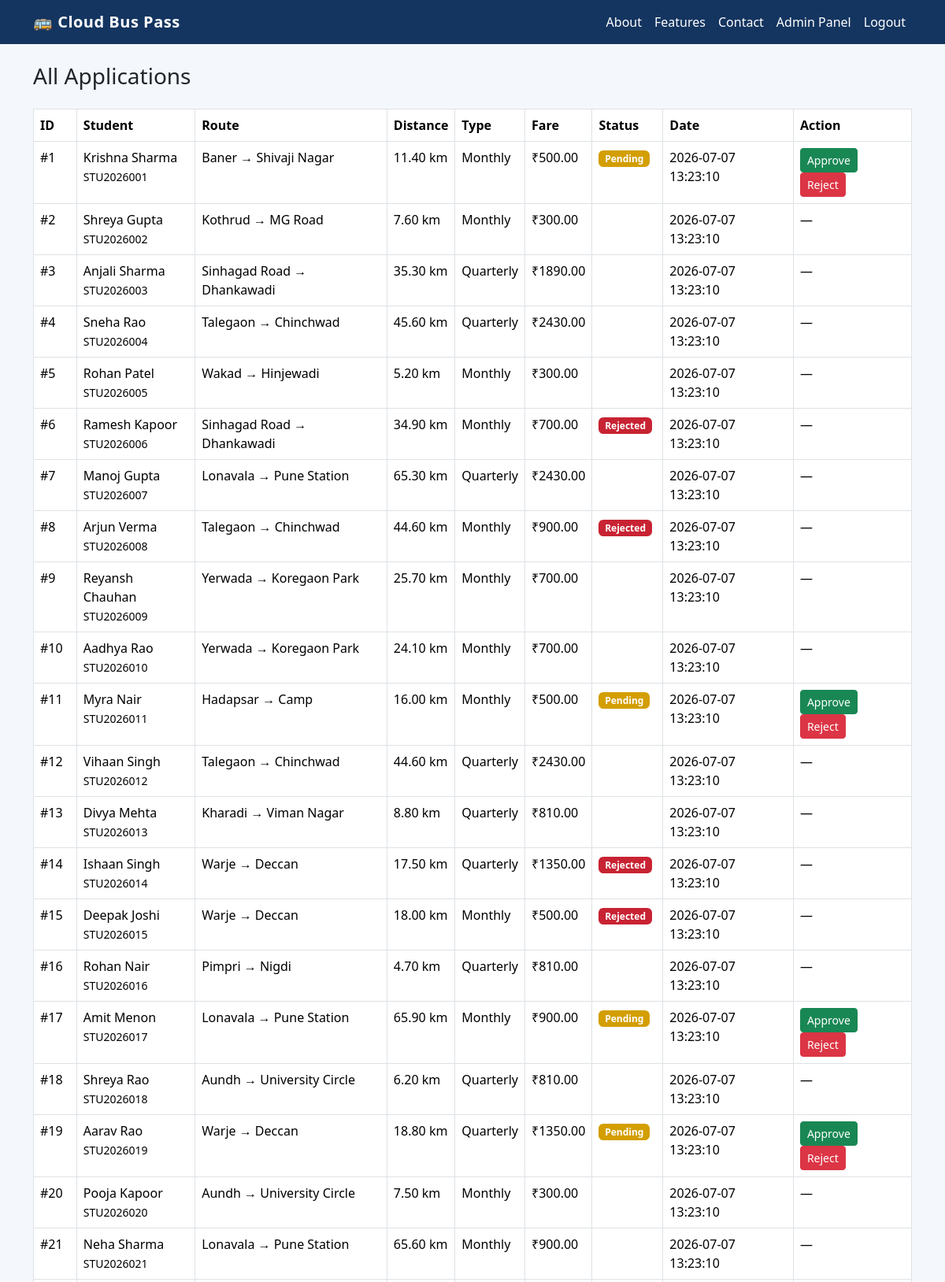
The page /CloudBusPassSystem/admin/applications.php (signed in, upper part) on the database its author committed.
### tables this page shows
CREATE TABLE application (
    application_id INT AUTO_INCREMENT PRIMARY KEY,
    student_id VARCHAR(20) NOT NULL,
    name VARCHAR(100) NOT NULL,
    email VARCHAR(100) NOT NULL,
    phone VARCHAR(15) NOT NULL,
    boarding_point VARCHAR(100) NOT NULL,
    destination VARCHAR(100) NOT NULL,
    distance_km DECIMAL(5,2) NOT NULL,
    pass_type ENUM('Monthly','Quarterly') NOT NULL,
    fare DECIMAL(8,2) NOT NULL,
    status ENUM('Pending','Approved','Rejected') DEFAULT 'Pending',
    applied_date TIMESTAMP DEFAULT CURRENT_TIMESTAMP,
    FOREIGN KEY (student_id) REFERENCES student(student_id) ON DELETE CASCADE,
    INDEX idx_status (status)
);

### CloudBusPassSystem/admin/applications.php (the view, shortened to what this page needs)
<?php
require '../includes/db.php';
$applications = $pdo->query("SELECT * FROM application ORDER BY applied_date DESC")->fetchAll();
$basePath = "../";
include '../includes/header.php';
?>
<div class="container py-4">
  <h3 class="mb-4">All Applications</h3>
  <div class="table-responsive">
    <table class="table table-modern table-bordered bg-white">
      <thead>
        <tr>
          <th>ID</th><th>Student</th><th>Route</th><th>Distance</th><th>Type</th><th>Fare</th><th>Status</th><th>Date</th><th>Action</th>
        </tr>
      </thead>
      <tbody>
        <?php foreach ($applications as $app): ?>
        <tr>
          <td>#<?php echo $app['application_id']; ?></td>
          <td><?php echo htmlspecialchars($app['name']); ?><br><small><?php echo htmlspecialchars($app['student_id']); ?></small></td>
          <td><?php echo htmlspecialchars($app['boarding_point'] . ' → ' . $app['destination']); ?></td>
          <td><?php echo htmlspecialchars($app['distance_km']); ?> km</td>
          <td><?php echo htmlspecialchars($app['pass_type']); ?></td>
          <td>₹<?php echo htmlspecialchars($app['fare']); ?></td>
          <td><span class="badge status-<?php echo htmlspecialchars($app['status']); ?>"><?php echo htmlspecialchars($app['status']); ?></span></td>
          <td><?php echo htmlspecialchars($app['applied_date']); ?></td>
          <td>
            <?php if ($app['status'] === 'Pending'): ?>
              <a href="approve_reject.php?id=<?php echo $app['application_id']; ?>&action=approve" class="btn btn-sm btn-success" onclick="return confirm('Approve this application?')">Approve</a>
              <a href="approve_reject.php?id=<?php echo $app['application_id']; ?>&action=reject" class="btn btn-sm btn-danger" onclick="return confirm('Reject this application?')">Reject</a>
            <?php else: ?>
              &mdash;
            <?php endif; ?>
          </td>
        </tr>
        <?php endforeach; ?>
      </tbody>
    </table>
  </div>
</div>
<?php include '../includes/footer.php'; ?>

### CloudBusPassSystem/includes/header.php (shortened to what this page needs)
<!DOCTYPE html>
<html lang="en">
<head>
<link href="https://cdn.jsdelivr.net/npm/bootstrap@5.3.3/dist/css/bootstrap.min.css" rel="stylesheet">
<link href="https://cdn.jsdelivr.net/npm/bootstrap-icons@1.11.3/font/bootstrap-icons.css" rel="stylesheet">
<link href="<?php echo isset($basePath) ? $basePath : ''; ?>assets/css/style.css" rel="stylesheet">
</head>
<body>
<nav class="navbar navbar-expand-lg navbar-custom">
  <div class="container">
    <a class="navbar-brand" href="<?php echo isset($basePath) ? $basePath : ''; ?>index.php">🚌 Cloud Bus Pass</a>
    <div class="collapse navbar-collapse" id="navMenu">
      <ul class="navbar-nav ms-auto">
        <li class="nav-item"><a class="nav-link" href="<?php echo isset($basePath) ? $basePath : ''; ?>index.php#about">About</a></li>
        <li class="nav-item"><a class="nav-link" href="<?php echo isset($basePath) ? $basePath : ''; ?>index.php#features">Features</a></li>
        <li class="nav-item"><a class="nav-link" href="<?php echo isset($basePath) ? $basePath : ''; ?>index.php#contact">Contact</a></li>
        <?php if (isset($_SESSION['student_id'])): ?>
          <li class="nav-item"><a class="nav-link" href="<?php echo isset($basePath) ? $basePath : ''; ?>student/dashboard.php">Dashboard</a></li>
          <li class="nav-item"><a class="nav-link" href="<?php echo isset($basePath) ? $basePath : ''; ?>logout.php">Logout</a></li>
        <?php elseif (isset($_SESSION['admin_id'])): ?>
          <li class="nav-item"><a class="nav-link" href="<?php echo isset($basePath) ? $basePath : ''; ?>admin/dashboard.php">Admin Panel</a></li>
          <li class="nav-item"><a class="nav-link" href="<?php echo isset($basePath) ? $basePath : ''; ?>logout.php">Logout</a></li>
        <?php else: ?>
          <li class="nav-item"><a class="nav-link" href="<?php echo isset($basePath) ? $basePath : ''; ?>login.php">Login</a></li>
          <li class="nav-item"><a class="nav-link btn btn-accent text-white ms-2 px-3" href="<?php echo isset($basePath) ? $basePath : ''; ?>register.php">Register</a></li>
        <?php endif; ?>
      </ul>
    </div>
  </div>
</nav>

### CloudBusPassSystem/includes/footer.php (shortened to what this page needs)
</body>
</html>

### CloudBusPassSystem/assets/css/style.css (style rules this page uses)
:root { --primary: #1e4d8b; --primary-dark: #143560; --accent: #f5a623; --light-bg: #f4f7fb; }
body { background-color: var(--light-bg); font-family: 'Segoe UI', Roboto, Arial, sans-serif; }
.navbar-brand { font-weight: 700; letter-spacing: 0.5px; }
.navbar-custom { background-color: var(--primary-dark); }
.navbar-custom .nav-link, .navbar-custom .navbar-brand { color: #ffffff !important; }
.status-badge-Pending, .status-Pending { background-color: #d39e00; }
.status-badge-Rejected, .status-Rejected, .status-Cancelled { background-color: #c82333; }
table.table-modern thead { background-color: var(--primary-dark); color: #fff; }

### rows shown on the page
application: application_id "1", name "Krishna Sharma", student "STU2026001", boarding_point+destination "Baner → Shivaji Nagar", distance_km "11.40", pass_type "Monthly", fare "500.00", status "Pending", applied_date "2026-07-07 13:23:10"
application: application_id "2", name "Shreya Gupta", student "STU2026002", boarding_point+destination "Kothrud → MG Road", distance_km "7.60", pass_type "Monthly", fare "300.00", applied_date "2026-07-07 13:23:10"
application: application_id "3", name "Anjali Sharma", student "STU2026003", boarding_point+destination "Sinhagad Road → Dhankawadi", distance_km "35.30", pass_type "Quarterly", fare "1890.00", applied_date "2026-07-07 13:23:10"
application: application_id "4", name "Sneha Rao", student "STU2026004", boarding_point+destination "Talegaon → Chinchwad", distance_km "45.60", pass_type "Quarterly", fare "2430.00", applied_date "2026-07-07 13:23:10"
application: application_id "5", name "Rohan Patel", student "STU2026005", boarding_point+destination "Wakad → Hinjewadi", distance_km "5.20", pass_type "Monthly", fare "300.00", applied_date "2026-07-07 13:23:10"
application: application_id "6", name "Ramesh Kapoor", student "STU2026006", boarding_point+destination "Sinhagad Road → Dhankawadi", distance_km "34.90", pass_type "Monthly", fare "700.00", status "Rejected", applied_date "2026-07-07 13:23:10"
application: application_id "7", name "Manoj Gupta", student "STU2026007", boarding_point+destination "Lonavala → Pune Station", distance_km "65.30", pass_type "Quarterly", fare "2430.00", applied_date "2026-07-07 13:23:10"
application: application_id "8", name "Arjun Verma", student "STU2026008", boarding_point+destination "Talegaon → Chinchwad", distance_km "44.60", pass_type "Monthly", fare "900.00", status "Rejected", applied_date "2026-07-07 13:23:10"
application: application_id "9", name "Reyansh Chauhan", student "STU2026009", boarding_point+destination "Yerwada → Koregaon Park", distance_km "25.70", pass_type "Monthly", fare "700.00", applied_date "2026-07-07 13:23:10"
application: application_id "10", name "Aadhya Rao", student "STU2026010", boarding_point+destination "Yerwada → Koregaon Park", distance_km "24.10", pass_type "Monthly", fare "700.00", applied_date "2026-07-07 13:23:10"
application: application_id "11", name "Myra Nair", student "STU2026011", boarding_point+destination "Hadapsar → Camp", distance_km "16.00", pass_type "Monthly", fare "500.00", status "Pending", applied_date "2026-07-07 13:23:10"
application: application_id "12", name "Vihaan Singh", student "STU2026012", boarding_point+destination "Talegaon → Chinchwad", distance_km "44.60", pass_type "Quarterly", fare "2430.00", applied_date "2026-07-07 13:23:10"
application: application_id "13", name "Divya Mehta", student "STU2026013", boarding_point+destination "Kharadi → Viman Nagar", distance_km "8.80", pass_type "Quarterly", fare "810.00", applied_date "2026-07-07 13:23:10"
application: application_id "14", name "Ishaan Singh", student "STU2026014", boarding_point+destination "Warje → Deccan", distance_km "17.50", pass_type "Quarterly", fare "1350.00", status "Rejected", applied_date "2026-07-07 13:23:10"
application: application_id "15", name "Deepak Joshi", student "STU2026015", boarding_point+destination "Warje → Deccan", distance_km "18.00", pass_type "Monthly", fare "500.00", status "Rejected", applied_date "2026-07-07 13:23:10"
application: application_id "16", name "Rohan Nair", student "STU2026016", boarding_point+destination "Pimpri → Nigdi", distance_km "4.70", pass_type "Quarterly", fare "810.00", applied_date "2026-07-07 13:23:10"
application: application_id "17", name "Amit Menon", student "STU2026017", boarding_point+destination "Lonavala → Pune Station", distance_km "65.90", pass_type "Monthly", fare "900.00", status "Pending", applied_date "2026-07-07 13:23:10"
application: application_id "18", name "Shreya Rao", student "STU2026018", boarding_point+destination "Aundh → University Circle", distance_km "6.20", pass_type "Quarterly", fare "810.00", applied_date "2026-07-07 13:23:10"
application: application_id "19", name "Aarav Rao", student "STU2026019", boarding_point+destination "Warje → Deccan", distance_km "18.80", pass_type "Quarterly", fare "1350.00", status "Pending", applied_date "2026-07-07 13:23:10"
application: application_id "20", name "Pooja Kapoor", student "STU2026020", boarding_point+destination "Aundh → University Circle", distance_km "7.50", pass_type "Monthly", fare "300.00", applied_date "2026-07-07 13:23:10"
application: application_id "21", name "Neha Sharma", student "STU2026021", boarding_point+destination "Lonavala → Pune Station", distance_km "65.60", pass_type "Monthly", fare "900.00", applied_date "2026-07-07 13:23:10"
